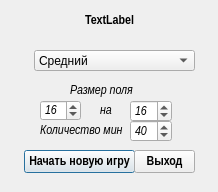
<?xml version="1.0" encoding="UTF-8"?>
<ui version="4.0">
 <class>CreateNewField</class>
 <widget class="QDialog" name="CreateNewField">
  <property name="geometry">
   <rect>
    <x>0</x>
    <y>0</y>
    <width>218</width>
    <height>192</height>
   </rect>
  </property>
  <property name="windowTitle">
   <string>Новая игра?</string>
  </property>
  <widget class="QSpinBox" name="rows">
   <property name="geometry">
    <rect>
     <x>40</x>
     <y>100</y>
     <width>41</width>
     <height>21</height>
    </rect>
   </property>
   <property name="font">
    <font>
     <family>Arial Narrow</family>
     <pointsize>10</pointsize>
     <italic>true</italic>
    </font>
   </property>
   <property name="frame">
    <bool>true</bool>
   </property>
   <property name="specialValueText">
    <string/>
   </property>
   <property name="prefix">
    <string/>
   </property>
   <property name="minimum">
    <number>9</number>
   </property>
   <property name="maximum">
    <number>24</number>
   </property>
   <property name="singleStep">
    <number>10</number>
   </property>
   <property name="value">
    <number>16</number>
   </property>
  </widget>
  <widget class="QSpinBox" name="columns">
   <property name="geometry">
    <rect>
     <x>130</x>
     <y>100</y>
     <width>42</width>
     <height>22</height>
    </rect>
   </property>
   <property name="font">
    <font>
     <family>Arial Narrow</family>
     <pointsize>10</pointsize>
     <italic>true</italic>
    </font>
   </property>
   <property name="frame">
    <bool>true</bool>
   </property>
   <property name="specialValueText">
    <string/>
   </property>
   <property name="prefix">
    <string/>
   </property>
   <property name="minimum">
    <number>9</number>
   </property>
   <property name="maximum">
    <number>30</number>
   </property>
   <property name="singleStep">
    <number>10</number>
   </property>
   <property name="value">
    <number>16</number>
   </property>
  </widget>
  <widget class="QSpinBox" name="mines">
   <property name="geometry">
    <rect>
     <x>130</x>
     <y>120</y>
     <width>42</width>
     <height>22</height>
    </rect>
   </property>
   <property name="font">
    <font>
     <family>Arial Narrow</family>
     <pointsize>10</pointsize>
     <italic>true</italic>
    </font>
   </property>
   <property name="frame">
    <bool>true</bool>
   </property>
   <property name="specialValueText">
    <string/>
   </property>
   <property name="prefix">
    <string/>
   </property>
   <property name="minimum">
    <number>10</number>
   </property>
   <property name="maximum">
    <number>100</number>
   </property>
   <property name="singleStep">
    <number>10</number>
   </property>
   <property name="value">
    <number>40</number>
   </property>
  </widget>
  <widget class="QPushButton" name="okButton">
   <property name="enabled">
    <bool>true</bool>
   </property>
   <property name="geometry">
    <rect>
     <x>24</x>
     <y>150</y>
     <width>111</width>
     <height>23</height>
    </rect>
   </property>
   <property name="font">
    <font>
     <family>Arial Narrow</family>
     <pointsize>10</pointsize>
     <weight>75</weight>
     <italic>false</italic>
     <bold>true</bold>
    </font>
   </property>
   <property name="text">
    <string>Начать новую игру</string>
   </property>
  </widget>
  <widget class="QLabel" name="label">
   <property name="geometry">
    <rect>
     <x>70</x>
     <y>80</y>
     <width>71</width>
     <height>21</height>
    </rect>
   </property>
   <property name="font">
    <font>
     <family>Arial Narrow</family>
     <pointsize>10</pointsize>
     <italic>true</italic>
    </font>
   </property>
   <property name="text">
    <string>Размер поля</string>
   </property>
  </widget>
  <widget class="QLabel" name="label_2">
   <property name="geometry">
    <rect>
     <x>100</x>
     <y>100</y>
     <width>16</width>
     <height>21</height>
    </rect>
   </property>
   <property name="font">
    <font>
     <family>Arial Narrow</family>
     <pointsize>10</pointsize>
     <italic>true</italic>
    </font>
   </property>
   <property name="text">
    <string>на</string>
   </property>
  </widget>
  <widget class="QLabel" name="label_3">
   <property name="geometry">
    <rect>
     <x>40</x>
     <y>120</y>
     <width>111</width>
     <height>21</height>
    </rect>
   </property>
   <property name="font">
    <font>
     <family>Arial Narrow</family>
     <pointsize>10</pointsize>
     <italic>true</italic>
    </font>
   </property>
   <property name="text">
    <string>Количество мин</string>
   </property>
  </widget>
  <widget class="QPushButton" name="exitButton">
   <property name="geometry">
    <rect>
     <x>134</x>
     <y>150</y>
     <width>61</width>
     <height>23</height>
    </rect>
   </property>
   <property name="font">
    <font>
     <family>Arial Narrow</family>
     <pointsize>10</pointsize>
     <weight>75</weight>
     <italic>false</italic>
     <bold>true</bold>
    </font>
   </property>
   <property name="text">
    <string>Выход</string>
   </property>
  </widget>
  <widget class="QLabel" name="info">
   <property name="geometry">
    <rect>
     <x>14</x>
     <y>10</y>
     <width>191</width>
     <height>21</height>
    </rect>
   </property>
   <property name="font">
    <font>
     <family>Arial Narrow</family>
     <pointsize>10</pointsize>
     <weight>75</weight>
     <italic>false</italic>
     <bold>true</bold>
    </font>
   </property>
   <property name="text">
    <string>TextLabel</string>
   </property>
   <property name="alignment">
    <set>Qt::AlignCenter</set>
   </property>
  </widget>
  <widget class="QComboBox" name="comboBox">
   <property name="geometry">
    <rect>
     <x>34</x>
     <y>50</y>
     <width>161</width>
     <height>21</height>
    </rect>
   </property>
   <property name="currentIndex">
    <number>1</number>
   </property>
   <item>
    <property name="text">
     <string>Новичок</string>
    </property>
   </item>
   <item>
    <property name="text">
     <string>Средний</string>
    </property>
   </item>
   <item>
    <property name="text">
     <string>Высокий</string>
    </property>
   </item>
  </widget>
 </widget>
 <resources/>
 <connections/>
</ui>
